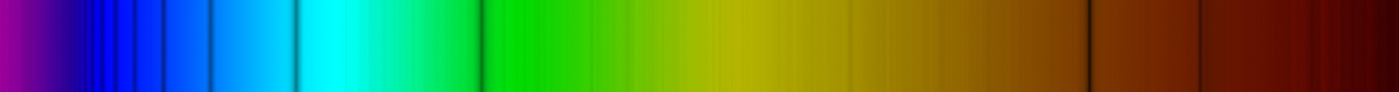
#> input picture Astar.png, 2797 x 183 px (shown at 1/2 size)
$ python get-speed.py   (Python 2 division)
#> lines starting #> are read from the running program, lines starting #| are printed output that depends on the picture
import cv2
import numpy as np
from matplotlib import pyplot as plt

img1 = cv2.imread('Astar.png')
#> img1 is the input picture: shape (183, 2797, 3); mean B, G, R 68.6, 116.5, 79.2
img=cv2.medianBlur(img1,7)
hsv = cv2.cvtColor(img1, cv2.COLOR_BGR2HSV)
#> hsv: shape (183, 2797, 3); mean H, S, V 51.9, 254.2, 172.6
print hsv.shape
#| (183, 2797, 3)
#cv2.namedWindow('img', cv2.WINDOW_NORMAL)
#cv2.namedWindow('graph', cv2.WINDOW_NORMAL)
print "starting frequency"
start=input()
print "Final frequency"
end=input()
adlinesfinal=[]
specgraph = np.zeros(img.shape, np.uint8)
adred=[]
adblue=[]
adgreen=[]
wavelength=[]
for i in range (3,img.shape[1]-3):
    redval=img[0,i,2]
    redhieght=(redval*181)/255
    greenval=img[0,i,1]
    greenhieght=(greenval*181)/255
    blueval=img[0,i,0]
    bluehieght=(blueval*181)/255
    redprevdif=int(img[0,i,2])-int(img[0,i-3,2])
    redaheadvdif=int(img[0,i,2])-int(img[0,i+3,2])
    greenprevdif=int(img[0,i,1])-int(img[0,i-3,1])
    greenaheadvdif=int(img[0,i,1])-int(img[0,i+3,1])
    blprevdif=int(img[0,i,0])-int(img[0,i-3,0])
    blaheadvdif=int(img[0,i,0])-int(img[0,i+3,0])

    y=0
    if redprevdif < y and redaheadvdif < y:
        adred.append(i)
        # [4 lines of commented-out code are left out]

    if greenprevdif < y and greenaheadvdif < y:
        adgreen.append(i)
        # [4 lines of commented-out code are left out]


    if blprevdif < y and blaheadvdif < y:
        adblue.append(i)
        # [4 lines of commented-out code are left out]

    specgraph = cv2.circle(specgraph,(i,181-redhieght), 1, (0,0,255), -1)
    specgraph = cv2.circle(specgraph,(i,181-greenhieght), 1, (0,255,0), -1)
    specgraph = cv2.circle(specgraph,(i,181-bluehieght), 1, (255,0,0), -1)
#> this loop made 2791 passes
#> (redval, redhieght, greenval, blueval, bluehieght, redprevdif, redaheadvdif, greenprevdif) on passes 1 to 3: (152, 107, 0, 152, 107, 0, 1, -1), (152, 107, 0, 152, 107, -1, 2, 0), (152, 107, 0, 152, 107, -1, 2, 0)
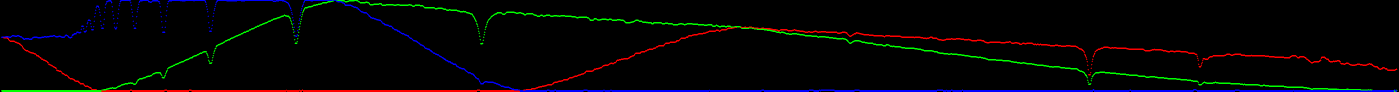
#> specgraph: shape (183, 2797, 3) (shown at 1/2 size); mean of channels 0, 1, 2 4.2, 4.1, 4.2; drawn as B, G, R

for i in range (2,img.shape[1]-2):
    if i in adgreen and i in adred:
        adlinesfinal.append(i)
    if i in adgreen and i in adblue:
        adlinesfinal.append(i)
    if i in adblue and i in adred:
        adlinesfinal.append(i)
    if (img[0,i,2]+img[0,i,1])<10 and i in adblue:
        adlinesfinal.append(i)
    if (img[0,i,0]+img[0,i,1])<10 and i in adred:
        adlinesfinal.append(i)
    if (img[0,i,2]+img[0,i,0])<10 and i in adgreen:
        adlinesfinal.append(i)
H=[]
Fe=[]
Mn=[]
He=[]
Heion=[]
CN=[]
Na=[]
TiO=[]
CaH=[]
dopplershift=0
for i in range(len(adlinesfinal)):
#> (the run stopped early here; a loop or call above may not have finished)

$ run again, with M.png copied over Astar.png
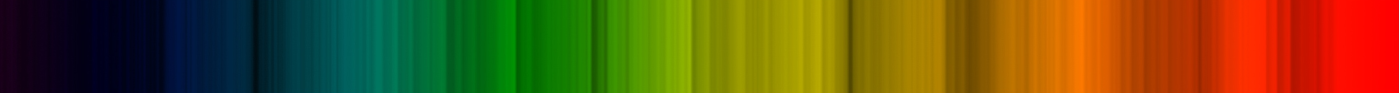
#> input picture M.png, 2797 x 186 px (shown at 1/2 size)
#> img1 is the input picture: shape (186, 2797, 3); mean B, G, R 17.8, 80.8, 101.1
#> hsv: shape (186, 2797, 3); mean H, S, V 51.3, 253.8, 135.4
#| (186, 2797, 3)
#> the loop `for i in range (3,img.shape[1]-3):` made 2791 passes
#> (redval, redhieght, greenval, blueval, bluehieght, redprevdif, redaheadvdif, greenprevdif) on passes 1 to 3: (24, 17, 0, 25, 17, -1, 1, 0), (24, 17, 0, 24, 17, -1, 2, 0), (24, 17, 0, 24, 17, -1, 2, 0)
#> after the loop `for i in range (3,img.shape[1]-3):`:
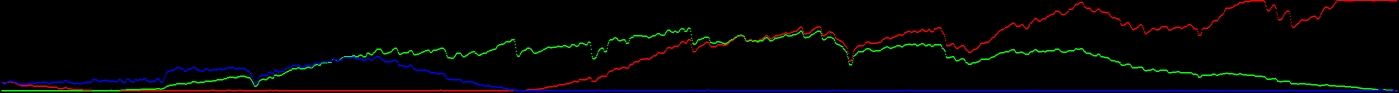
#> specgraph: shape (186, 2797, 3) (shown at 1/2 size); mean of channels 0, 1, 2 4.2, 4.2, 4.1; drawn as B, G, R
